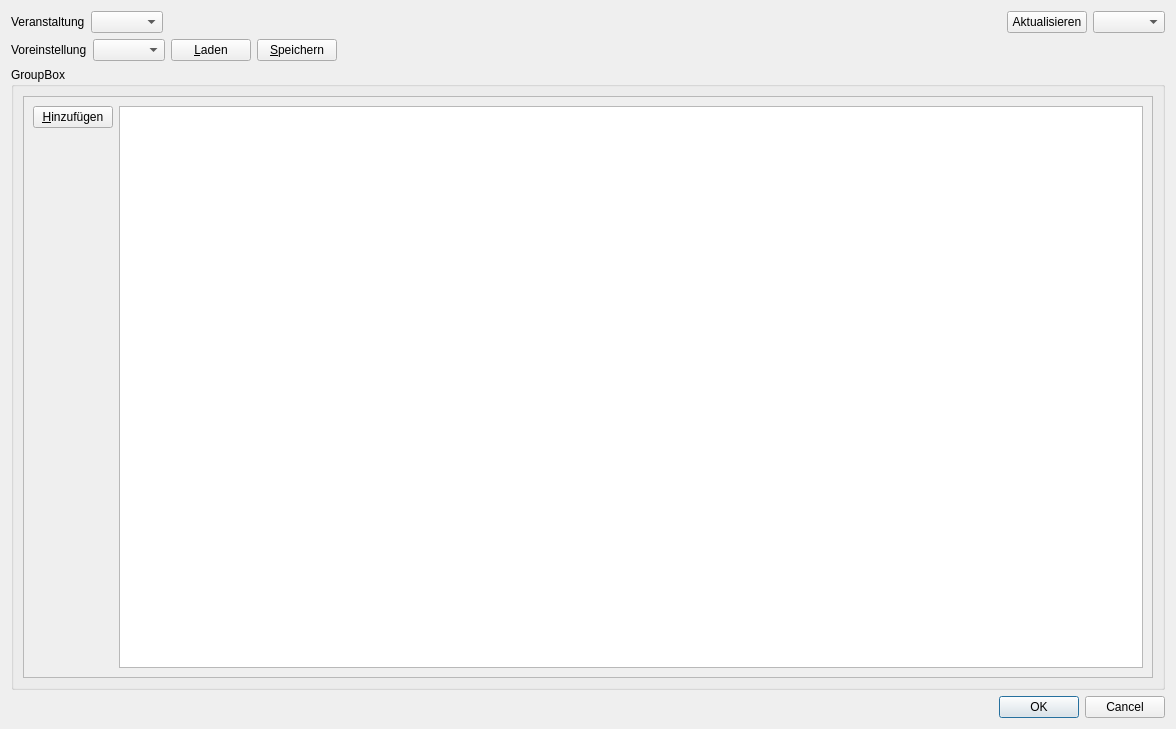
<?xml version="1.0" encoding="UTF-8"?>
<ui version="4.0">
 <class>DienstplanForm</class>
 <widget class="QDialog" name="DienstplanForm">
  <property name="geometry">
   <rect>
    <x>0</x>
    <y>0</y>
    <width>1176</width>
    <height>729</height>
   </rect>
  </property>
  <property name="windowTitle">
   <string>Dienstplan</string>
  </property>
  <layout class="QVBoxLayout" name="verticalLayout">
   <item>
    <layout class="QHBoxLayout" name="horizontalLayout">
     <item>
      <widget class="QLabel" name="label">
       <property name="text">
        <string>Veranstaltung</string>
       </property>
      </widget>
     </item>
     <item>
      <widget class="QComboBox" name="comboBox_event"/>
     </item>
     <item>
      <spacer name="horizontalSpacer">
       <property name="orientation">
        <enum>Qt::Horizontal</enum>
       </property>
       <property name="sizeHint" stdset="0">
        <size>
         <width>40</width>
         <height>20</height>
        </size>
       </property>
      </spacer>
     </item>
     <item>
      <widget class="QPushButton" name="pushButton_refresh">
       <property name="text">
        <string>Aktualisieren</string>
       </property>
      </widget>
     </item>
     <item>
      <widget class="QComboBox" name="comboBox_period"/>
     </item>
    </layout>
   </item>
   <item>
    <layout class="QHBoxLayout" name="horizontalLayout_3">
     <item>
      <widget class="QLabel" name="label_2">
       <property name="text">
        <string>Voreinstellung</string>
       </property>
      </widget>
     </item>
     <item>
      <widget class="QComboBox" name="comboBox_template"/>
     </item>
     <item>
      <widget class="QPushButton" name="pushButton_loadTemplate">
       <property name="text">
        <string>&amp;Laden</string>
       </property>
      </widget>
     </item>
     <item>
      <widget class="QPushButton" name="pushButton_saveTemplate">
       <property name="text">
        <string>&amp;Speichern</string>
       </property>
      </widget>
     </item>
     <item>
      <spacer name="horizontalSpacer_2">
       <property name="orientation">
        <enum>Qt::Horizontal</enum>
       </property>
       <property name="sizeHint" stdset="0">
        <size>
         <width>40</width>
         <height>20</height>
        </size>
       </property>
      </spacer>
     </item>
    </layout>
   </item>
   <item>
    <widget class="QGroupBox" name="groupBox_event">
     <property name="sizePolicy">
      <sizepolicy hsizetype="Preferred" vsizetype="Preferred">
       <horstretch>0</horstretch>
       <verstretch>1</verstretch>
      </sizepolicy>
     </property>
     <property name="title">
      <string>GroupBox</string>
     </property>
     <layout class="QVBoxLayout" name="verticalLayout_2">
      <item>
       <widget class="QScrollArea" name="scrollArea">
        <property name="widgetResizable">
         <bool>true</bool>
        </property>
        <widget class="QWidget" name="scrollAreaWidgetContents">
         <property name="geometry">
          <rect>
           <x>0</x>
           <y>0</y>
           <width>1148</width>
           <height>574</height>
          </rect>
         </property>
         <layout class="QGridLayout" name="gridLayout">
          <item row="0" column="0">
           <layout class="QHBoxLayout" name="horizontalLayout_2">
            <item>
             <layout class="QVBoxLayout" name="verticalLayout_employees">
              <item>
               <widget class="QPushButton" name="pushButton_addEmployee">
                <property name="text">
                 <string>&amp;Hinzufügen</string>
                </property>
               </widget>
              </item>
              <item>
               <spacer name="verticalSpacer">
                <property name="orientation">
                 <enum>Qt::Vertical</enum>
                </property>
                <property name="sizeHint" stdset="0">
                 <size>
                  <width>20</width>
                  <height>40</height>
                 </size>
                </property>
               </spacer>
              </item>
             </layout>
            </item>
            <item>
             <widget class="QGraphicsView" name="graphicsView_timeTable"/>
            </item>
           </layout>
          </item>
         </layout>
        </widget>
       </widget>
      </item>
     </layout>
    </widget>
   </item>
   <item>
    <widget class="QDialogButtonBox" name="buttonBox">
     <property name="standardButtons">
      <set>QDialogButtonBox::Cancel|QDialogButtonBox::Ok</set>
     </property>
    </widget>
   </item>
  </layout>
 </widget>
 <resources/>
 <connections/>
</ui>
